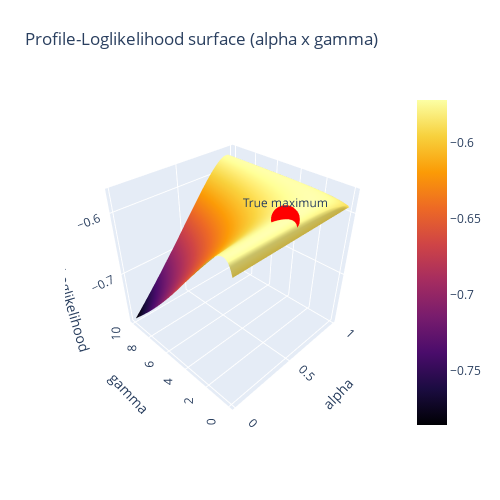

This figure's notebook cell:
### Code cell
from plotly.subplots import make_subplots

# 1 row, 2 columns
fig = make_subplots(rows=1, cols=2,
                    specs=[[{'type':'surface'}, {'type':'surface'}]])

# Add traces from your function outputs
for i, f in enumerate([fig1, fig2], start=1):
    for trace in f.data:
        fig.add_trace(trace, row=1, col=i)

# Update layout (optional)
fig.update_layout(height=600, width=1200)
fig.show()

model_copy = model.plot_loglikelihood("alpha", "gamma", 0.01, 0.99, 0.01, 10, n = 100)
model_copy

### Figure 1 — Plotly figure (JSON) as saved in the notebook; plotly's stock layout.template omitted (floating-point values rounded to 4 significant figures; data arrays with more than 128 entries replaced by an {"elided": "..."} marker saying what was removed)
{"data": [{"colorscale": [[0, "#000004"], [0.1111, "#1b0c41"], [0.2222, "#4a0c6b"], [0.3333, "#781c6d"], [0.4444, "#a52c60"], [0.5556, "#cf4446"], [0.6667, "#ed6925"], [0.7778, "#fb9b06"], [0.8889, "#f7d13d"], [1, "#fcffa4"]], "type": "surface", "x": [0.01, 0.0199, 0.0298, 0.0397, 0.0496, 0.05949, 0.06939, 0.07929, 0.08919, 0.09909, 0.109, 0.1189, 0.1288, 0.1387, 0.1486, 0.1585, 0.1684, 0.1783, 0.1882, 0.1981, 0.208, 0.2179, 0.2278, 0.2377, 0.2476, 0.2575, 0.2674, 0.2773, 0.2872, 0.2971, 0.307, 0.3169, 0.3268, 0.3367, 0.3466, 0.3565, 0.3664, 0.3763, 0.3862, 0.3961, 0.406, 0.4159, 0.4258, 0.4357, 0.4456, 0.4555, 0.4654, 0.4753, 0.4852, 0.4951, 0.5049, 0.5148, 0.5247, 0.5346, 0.5445, 0.5544, 0.5643, 0.5742, 0.5841, 0.594, 0.6039, 0.6138, 0.6237, 0.6336, 0.6435, 0.6534, 0.6633, 0.6732, 0.6831, 0.693, 0.7029, 0.7128, 0.7227, 0.7326, 0.7425, 0.7524, 0.7623, 0.7722, 0.7821, 0.792, 0.8019, 0.8118, 0.8217, 0.8316, 0.8415, 0.8514, 0.8613, 0.8712, 0.8811, 0.891, 0.9009, 0.9108, 0.9207, 0.9306, 0.9405, 0.9504, 0.9603, 0.9702, 0.9801, 0.99], "y": [0.01, 0.1109, 0.2118, 0.3127, 0.4136, 0.5145, 0.6155, 0.7164, 0.8173, 0.9182, 1.019, 1.12, 1.221, 1.322, 1.423, 1.524, 1.625, 1.725, 1.826, 1.927, 2.028, 2.129, 2.23, 2.331, 2.432, 2.533, 2.634, 2.735, 2.835, 2.936, 3.037, 3.138, 3.239, 3.34, 3.441, 3.542, 3.643, 3.744, 3.845, 3.945, 4.046, 4.147, 4.248, 4.349, 4.45, 4.551, 4.652, 4.753, 4.854, 4.955, 5.055, 5.156, 5.257, 5.358, 5.459, 5.56, 5.661, 5.762, 5.863, 5.964, 6.065, 6.165, 6.266, 6.367, 6.468, 6.569, 6.67, 6.771, 6.872, 6.973, 7.074, 7.175, 7.275, 7.376, 7.477, 7.578, 7.679, 7.78, 7.881, 7.982, 8.083, 8.184, 8.285, 8.385, 8.486, 8.587, 8.688, 8.789, 8.89, 8.991, 9.092, 9.193, 9.294, 9.395, 9.495, 9.596, 9.697, 9.798, 9.899, 10.0], "z": {"elided": "100x100 float values"}}, {"marker": {"color": "red", "size": 10, "symbol": "circle"}, "mode": "markers+text", "text": ["True maximum"], "textposition": "top center", "type": "scatter3d", "x": [0.4808], "y": [0.8586], "z": [-0.5718]}], "layout": {"autosize": false, "height": 500, "margin": {"b": 65, "l": 65, "r": 50, "t": 90}, "scene": {"camera": {"center": {"x": 0, "y": 0, "z": 0}, "eye": {"x": -1.5, "y": -1.5, "z": 1.5}, "up": {"x": 0, "y": 0, "z": 1}}, "xaxis": {"tickangle": 45, "title": {"text": "alpha"}}, "yaxis": {"tickangle": -90, "title": {"text": "gamma"}}, "zaxis": {"title": {"text": "Profile-Loglikelihood"}}}, "title": {"text": "Profile-Loglikelihood surface (alpha x gamma)"}, "width": 500}}
